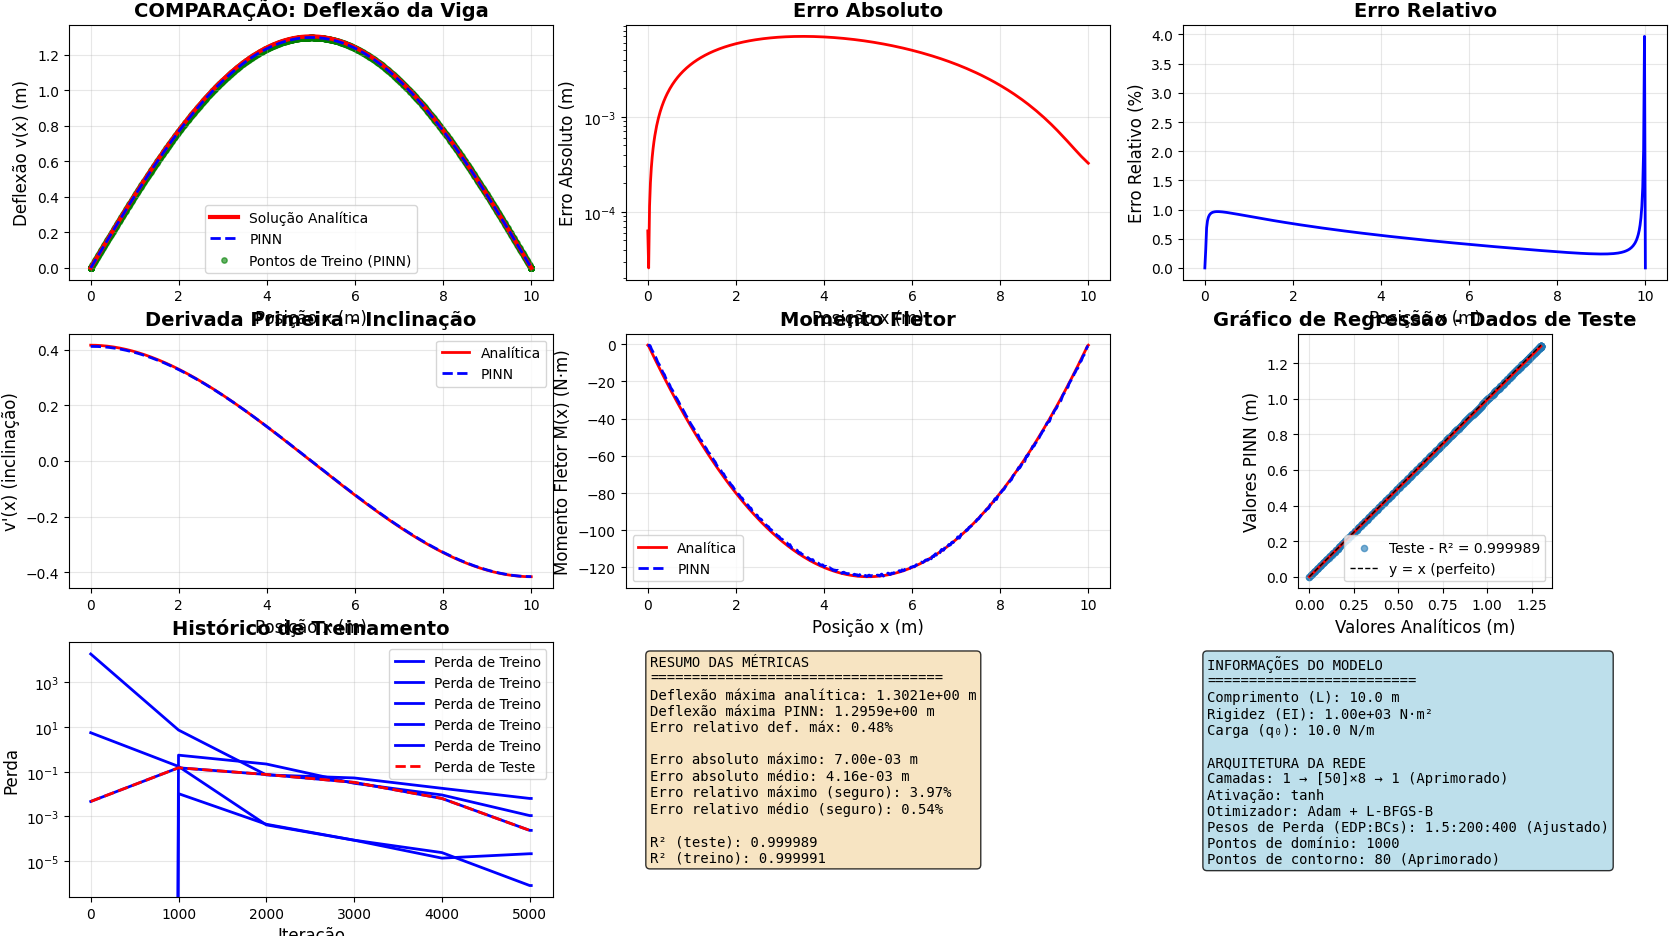

Here is the Python script that generated this plot:
import deepxde as dde
import numpy as np
import matplotlib.pyplot as plt
from scipy import stats
from matplotlib.gridspec import GridSpec
import time
import os

# Configurações para melhor performance e estabilidade
np.seterr(divide='ignore', invalid='ignore')
dde.config.set_random_seed(42) # Para reproducibilidade

class BeamPINN:
    """ Classe otimizada para resolver o Caso 1: Viga biapoiada com propriedades constantes.
    Incorpora a lógica de treino e aprimoramento discutida."""
    
    def __init__(self, L=10.0, E0_I0=1000.0, q0=10.0):
        """Inicializa os parâmetros da viga com base nos valores fornecidos."""
        self.L = L
        # Usamos E0_I0 para representar o EI (Rigidez à Flexão)
        self.EI = E0_I0 
        self.q0 = q0
        self.start_time = None
        
    def _print_step(self, message):
        """Função auxiliar para imprimir mensagens com timestamp"""
        if self.start_time is None:
            self.start_time = time.time()
        elapsed = time.time() - self.start_time
        print(f"[{elapsed:7.1f}s] {message}")
        
    def analytical_solution(self, x):
        """
        Solução analítica para deflexão de viga biapoiada com carga uniforme.
        """
        X = x[:, 0] if len(x.shape) > 1 else x
        return (self.q0 * X / (24 * self.EI)) * (self.L**3 - 2 * self.L * X**2 + X**3)
    
    def pde(self, x, v):
        """
        Equação governante (Resíduo da EDO): EI * d⁴v/dx⁴ - q0 = 0
        """
        dv_xx = dde.grad.hessian(v, x, i=0, j=0)
        dv_xxxx = dde.grad.hessian(dv_xx, x, i=0, j=0)
        return self.EI * dv_xxxx - self.q0
    
    def setup_problem(self):
        """Configura a geometria, Condições de Contorno (BCs) e o objeto de dados do DeepXDE."""
        self._print_step("Configurando problema PDE...")
        
        geom = dde.geometry.Interval(0, self.L)
        
        def boundary_left(x, on_boundary):
            return on_boundary and np.isclose(x[0], 0)
        
        def boundary_right(x, on_boundary):
            return on_boundary and np.isclose(x[0], self.L)
        
        # 1. Condições de Contorno de Deflexão (v = 0)
        bc_v_0 = dde.icbc.DirichletBC(geom, lambda x: 0, boundary_left)
        bc_v_L = dde.icbc.DirichletBC(geom, lambda x: 0, boundary_right)
        
        # 2. Condições de Contorno de Momento Fletor (v'' = 0) - Implementação via OperatorBC
        def moment_zero_bc(x, y, X):
            return dde.grad.hessian(y, x, i=0, j=0)
        
        bc_M_0 = dde.icbc.OperatorBC(geom, moment_zero_bc, boundary_left)
        bc_M_L = dde.icbc.OperatorBC(geom, moment_zero_bc, boundary_right)
        
        # Usamos os parâmetros de amostragem da sua seção 4, mas com BCs aumentados
        data = dde.data.PDE(
            geom,
            self.pde,
            [bc_v_0, bc_v_L, bc_M_0, bc_M_L], 
            num_domain=1000, 
            num_boundary=80, # Aprimoramento: Aumentado para melhor BC de 2ª ordem
            num_test=1000
        )
        
        return data
    
    def train_model_optimized(self, num_adam_iterations=5000, num_lbfgs_iterations=5000):
        """Treina o modelo PINN com estratégia otimizada (Adam + L-BFGS-B)."""
        self._print_step("Iniciando treinamento da PINN...")
        
        data = self.setup_problem()
        
        # Arquitetura mais profunda para EDO de 4ª ordem (Aprimoramento)
        layer_size = [1] + [50] * 8 + [1] 
        net = dde.nn.FNN(layer_size, "tanh", "Glorot normal")
        model = dde.Model(data, net)
        
        # Pesos de perda ajustados [EDP, v(0), v(L), v''(0), v''(L)]
        # Usamos seus pesos iniciais e aumentamos a PDE e BCs de Momento
        loss_weights = [1.5, 200, 200, 400, 400] 
        
        # --- FASE 1: Otimizador ADAM ---
        self._print_step(f"FASE 1: Otimizador ADAM ({num_adam_iterations} iterações)")
        model.compile("adam", lr=1e-3, loss_weights=loss_weights)
        losshistory, train_state = model.train(
            iterations=num_adam_iterations, 
            display_every=1000
        )
        
        # --- FASE 2: Otimizador L-BFGS-B ---
        self._print_step(f"FASE 2: Otimizador L-BFGS-B ({num_lbfgs_iterations} max iter)")
        model.compile("L-BFGS-B", loss_weights=loss_weights)
        
        dde.optimizers.set_LBFGS_options(
            maxcor=100, 
            ftol=1.0e-12, # Relaxado em relação ao seu 1.0e-35 para estabilidade
            gtol=1.0e-08, # Relaxado em relação ao seu 1.0e-35 para estabilidade
            maxiter=num_lbfgs_iterations
        )
        
        try:
            losshistory, train_state = model.train()
            self._print_step("L-BFGS-B convergiu com sucesso.")
        except Exception as e:
            self._print_step(f"L-BFGS-B parou: {str(e)[:100]}...")
            
        return model, losshistory
    
    def safe_gradient(self, y, x):
        """Calcula derivada numérica de forma segura usando numpy.gradient."""
        try:
            if len(y) < 3:
                return np.zeros_like(y)
            y_flat = y.flatten() if len(y.shape) > 1 else y
            x_flat = x.flatten() if len(x.shape) > 1 else x
            return np.gradient(y_flat, x_flat)
        except Exception:
            return np.zeros_like(y.flatten() if len(y.shape) > 1 else y)
    
    def evaluate_solution_comprehensive(self, model, num_points=500):
        """Avaliação completa da solução PINN vs analítica."""
        self._print_step("Avaliando soluções...")
        
        X_test = np.linspace(0, self.L, num_points).reshape(-1, 1)
        v_pred = model.predict(X_test)
        v_true = self.analytical_solution(X_test).reshape(-1, 1) 
        
        v_pred_flat = v_pred.flatten()
        v_true_flat = v_true.flatten()
        
        # Cálculo de Erros
        absolute_error = np.abs(v_pred_flat - v_true_flat)
        
        # Cálculo de Erro Relativo (seguro)
        relative_error = np.zeros_like(absolute_error)
        mask = np.abs(v_true_flat) > 1e-12
        relative_error[mask] = (absolute_error[mask] / np.abs(v_true_flat[mask])) * 100
        
        # Cálculo de Derivadas e Momento Fletor
        X_flat = X_test.flatten()
        dv_dx_pred = self.safe_gradient(v_pred_flat, X_flat)
        dv_dx_true = self.safe_gradient(v_true_flat, X_flat)
        d2v_dx2_pred = self.safe_gradient(dv_dx_pred, X_flat)
        d2v_dx2_true = self.safe_gradient(dv_dx_true, X_flat)
        M_pred = self.EI * d2v_dx2_pred
        M_true = self.EI * d2v_dx2_true
        
        # Deflexão Máxima
        X_mid = np.array([[self.L/2]])
        v_max_pred = model.predict(X_mid)[0, 0]
        v_max_true = self.analytical_solution(X_mid)[0]
        
        # Pontos de treino para métricas
        X_train = model.data.train_x_all
        v_train_pred = model.predict(X_train)
        v_train_true = self.analytical_solution(X_train).reshape(-1, 1)
        
        results = {
            'X_test': X_test, 'X_train': X_train,
            'v_pred': v_pred, 'v_true': v_true,
            'v_train_pred': v_train_pred, 'v_train_true': v_train_true,
            'v_pred_flat': v_pred_flat, 'v_true_flat': v_true_flat,
            'absolute_error': absolute_error, 'relative_error': relative_error,
            'dv_dx_pred': dv_dx_pred, 'dv_dx_true': dv_dx_true,
            'M_pred': M_pred, 'M_true': M_true,
            'v_max_pred': v_max_pred, 'v_max_true': v_max_true
        }
        return results
    
    def calculate_comprehensive_metrics(self, results):
        """Calcula métricas de desempenho abrangentes."""
        v_pred_flat = results['v_pred_flat']
        v_true_flat = results['v_true_flat']
        v_train_pred = results['v_train_pred']
        v_train_true = results['v_train_true']
        abs_error = results['absolute_error']
        rel_error = results['relative_error']
        
        # Erros
        max_abs_error = np.max(abs_error)
        mean_abs_error = np.mean(abs_error)
        
        # Erro relativo seguro
        mask_nonzero = np.abs(v_true_flat) > 1e-12
        max_rel_error_safe = np.max(rel_error[mask_nonzero]) if np.any(mask_nonzero) else 0.0
        mean_rel_error_safe = np.mean(rel_error[mask_nonzero]) if np.any(mask_nonzero) else 0.0
        
        # Erro na deflexão máxima
        max_deflection_error = np.abs(results['v_max_pred'] - results['v_max_true'])
        
        # Prevenção de divisão por zero se v_max_true for zero
        if np.isclose(results['v_max_true'], 0.0):
             max_deflection_rel_error = 0.0
        else:
            max_deflection_rel_error = (max_deflection_error / np.abs(results['v_max_true'])) * 100
        
        # Coeficientes R²
        slope_test, intercept_test, r_value_test, _, _ = stats.linregress(v_true_flat, v_pred_flat)
        r_squared_test = r_value_test ** 2
        
        slope_train, intercept_train, r_value_train, _, _ = stats.linregress(
            v_train_true.flatten(), v_train_pred.flatten()
        )
        r_squared_train = r_value_train ** 2
        
        metrics = {
            'max_abs_error': max_abs_error, 'mean_abs_error': mean_abs_error,
            'max_rel_error': max_rel_error_safe, 'mean_rel_error': mean_rel_error_safe,
            'v_max_pred': results['v_max_pred'], 'v_max_true': results['v_max_true'],
            'max_deflection_error': max_deflection_error, 
            'max_deflection_rel_error': max_deflection_rel_error,
            'r_squared_test': r_squared_test, 'r_squared_train': r_squared_train,
            'slope_test': slope_test, 'intercept_test': intercept_test
        }
        return metrics
    
    def plot_comprehensive_comparison(self, results, metrics, losshistory):
        """Cria gráficos abrangentes da comparação."""
        self._print_step("Gerando gráficos de comparação...")
        
        fig = plt.figure(figsize=(20, 15))
        gs = GridSpec(3, 3, figure=fig)
        
        # Gráfico 1: Comparação das deflexões (principal)
        ax1 = fig.add_subplot(gs[0, 0])
        ax1.plot(results['X_test'], results['v_true'], 'r-', linewidth=3, label='Solução Analítica')
        ax1.plot(results['X_test'], results['v_pred'], 'b--', linewidth=2, label='PINN')
        ax1.scatter(results['X_train'], results['v_train_pred'], color='green', alpha=0.6, s=15, label='Pontos de Treino (PINN)')
        ax1.set_xlabel('Posição x (m)', fontsize=12)
        ax1.set_ylabel('Deflexão v(x) (m)', fontsize=12)
        ax1.set_title('COMPARAÇÃO: Deflexão da Viga', fontsize=14, fontweight='bold')
        ax1.legend(fontsize=10)
        ax1.grid(True, alpha=0.3)
        
        # Gráfico 2: Erro absoluto
        ax2 = fig.add_subplot(gs[0, 1])
        ax2.plot(results['X_test'], results['absolute_error'], 'r-', linewidth=2)
        ax2.set_xlabel('Posição x (m)', fontsize=12)
        ax2.set_ylabel('Erro Absoluto (m)', fontsize=12)
        ax2.set_title('Erro Absoluto', fontsize=14, fontweight='bold')
        ax2.grid(True, alpha=0.3)
        if np.max(results['absolute_error']) > 1e-10:
             ax2.set_yscale('log')
        
        # Gráfico 3: Erro relativo
        ax3 = fig.add_subplot(gs[0, 2])
        relative_error_plot = np.clip(results['relative_error'], 0, 100)
        ax3.plot(results['X_test'], relative_error_plot, 'b-', linewidth=2)
        ax3.set_xlabel('Posição x (m)', fontsize=12)
        ax3.set_ylabel('Erro Relativo (%)', fontsize=12)
        ax3.set_title('Erro Relativo', fontsize=14, fontweight='bold')
        ax3.grid(True, alpha=0.3)
        
        # Gráfico 4: Derivadas (inclinação)
        ax4 = fig.add_subplot(gs[1, 0])
        ax4.plot(results['X_test'], results['dv_dx_true'], 'r-', linewidth=2, label='Analítica')
        ax4.plot(results['X_test'], results['dv_dx_pred'], 'b--', linewidth=2, label='PINN')
        ax4.set_xlabel('Posição x (m)', fontsize=12)
        ax4.set_ylabel("v'(x) (inclinação)", fontsize=12)
        ax4.set_title('Derivada Primeira - Inclinação', fontsize=14, fontweight='bold')
        ax4.legend()
        ax4.grid(True, alpha=0.3)
        
        # Gráfico 5: Momento fletor
        ax5 = fig.add_subplot(gs[1, 1])
        ax5.plot(results['X_test'], results['M_true'], 'r-', linewidth=2, label='Analítica')
        ax5.plot(results['X_test'], results['M_pred'], 'b--', linewidth=2, label='PINN')
        ax5.set_xlabel('Posição x (m)', fontsize=12)
        ax5.set_ylabel('Momento Fletor M(x) (N·m)', fontsize=12)
        ax5.set_title('Momento Fletor', fontsize=14, fontweight='bold')
        ax5.legend()
        ax5.grid(True, alpha=0.3)
        
        # Gráfico 6: Gráfico de regressão (teste)
        ax6 = fig.add_subplot(gs[1, 2])
        min_val = min(results['v_true_flat'].min(), results['v_pred_flat'].min())
        max_val = max(results['v_true_flat'].max(), results['v_pred_flat'].max())
        perfect_line = np.linspace(min_val, max_val, 100)
        regression_line = metrics['slope_test'] * perfect_line + metrics['intercept_test']
        ax6.scatter(results['v_true_flat'], results['v_pred_flat'], alpha=0.6, s=20, label=f'Teste - R² = {metrics["r_squared_test"]:.6f}')
        ax6.plot(perfect_line, regression_line, 'r-', linewidth=2)
        ax6.plot(perfect_line, perfect_line, 'k--', linewidth=1, label='y = x (perfeito)')
        ax6.set_xlabel('Valores Analíticos (m)', fontsize=12)
        ax6.set_ylabel('Valores PINN (m)', fontsize=12)
        ax6.set_title('Gráfico de Regressão - Dados de Teste', fontsize=14, fontweight='bold')
        ax6.legend()
        ax6.grid(True, alpha=0.3)
        ax6.set_aspect('equal')
        
        # Gráfico 7: Histórico de perda
        ax7 = fig.add_subplot(gs[2, 0])
        if hasattr(losshistory, 'steps') and losshistory.steps:
            # Perda de Treinamento
            ax7.semilogy(losshistory.steps, losshistory.loss_train, 'b-', linewidth=2, label='Perda de Treino')
            
            # Perda de Teste 
            if hasattr(losshistory, 'loss_test') and losshistory.loss_test and len(losshistory.loss_test[-1]) > 0:
                loss_test_total = np.array(losshistory.loss_test).T[-1]
                num_test_points = len(loss_test_total)
                
                if len(losshistory.steps) >= num_test_points:
                    adam_steps = losshistory.steps[:num_test_points - 1]
                    final_step = [losshistory.steps[-1]]
                    steps_combined = adam_steps + final_step
                    loss_combined = loss_test_total
                    
                    if len(steps_combined) == len(loss_combined):
                        ax7.semilogy(steps_combined, loss_combined, 'r--', linewidth=2, label='Perda de Teste')
                            
            ax7.set_xlabel('Iteração', fontsize=12)
            ax7.set_ylabel('Perda', fontsize=12)
            ax7.set_title('Histórico de Treinamento', fontsize=14, fontweight='bold')
            ax7.legend()
            ax7.grid(True, alpha=0.3)
        
        # Gráfico 8: Resumo das métricas
        ax8 = fig.add_subplot(gs[2, 1])
        ax8.axis('off')
        
        textstr = '\n'.join([
            'RESUMO DAS MÉTRICAS',
            '=' * 35,
            f'Deflexão máxima analítica: {metrics["v_max_true"]:.4e} m',
            f'Deflexão máxima PINN: {metrics["v_max_pred"]:.4e} m',
            f'Erro relativo def. máx: {metrics["max_deflection_rel_error"]:.2f}%',
            '',
            f'Erro absoluto máximo: {metrics["max_abs_error"]:.2e} m',
            f'Erro absoluto médio: {metrics["mean_abs_error"]:.2e} m',
            f'Erro relativo máximo (seguro): {metrics["max_rel_error"]:.2f}%',
            f'Erro relativo médio (seguro): {metrics["mean_rel_error"]:.2f}%',
            '',
            f'R² (teste): {metrics["r_squared_test"]:.6f}',
            f'R² (treino): {metrics["r_squared_train"]:.6f}'
        ])
        ax8.text(0.05, 0.95, textstr, transform=ax8.transAxes, fontsize=10, verticalalignment='top', 
                 bbox=dict(boxstyle='round', facecolor='wheat', alpha=0.8), fontfamily='monospace')
        
        # Gráfico 9: Informações do modelo
        ax9 = fig.add_subplot(gs[2, 2])
        ax9.axis('off')
        
        model_info = '\n'.join([
            'INFORMAÇÕES DO MODELO',
            '=' * 25,
            f'Comprimento (L): {self.L} m',
            f'Rigidez (EI): {self.EI:.2e} N·m²',
            f'Carga (q₀): {self.q0} N/m',
            '',
            'ARQUITETURA DA REDE',
            f'Camadas: 1 → [50]×8 → 1 (Aprimorado)',
            f'Ativação: tanh',
            f'Otimizador: Adam + L-BFGS-B',
            f'Pesos de Perda (EDP:BCs): 1.5:200:400 (Ajustado)',
            f'Pontos de domínio: {model.data.num_domain}',
            f'Pontos de contorno: {model.data.num_boundary} (Aprimorado)'
        ])
        ax9.text(0.05, 0.95, model_info, transform=ax9.transAxes, fontsize=10, verticalalignment='top', 
                 bbox=dict(boxstyle='round', facecolor='lightblue', alpha=0.8), fontfamily='monospace')
        
        plt.tight_layout()
        plt.show()

    def print_detailed_report(self, metrics):
        """Imprime relatório detalhado."""
        print("\n" + "="*80)
        print("RELATÓRIO DETALHADO - CASO 1: VIGA BIAPOIADA (MESCLADO E APERFEIÇOADO)")
        print("="*80)
        
        print(f"\nPARÂMETROS DA VIGA (Novos Valores):")
        print(f"   Comprimento (L): {self.L} m")
        print(f"   Rigidez à Flexão (EI): {self.EI:.2e} N·m²")
        print(f"   Carga Distribuída (q₀): {self.q0} N/m")
        
        print(f"\nDEFLEXÃO MÁXIMA (no centro L/2):")
        print(f"   Solução Analítica: {metrics['v_max_true']:.6e} m")
        print(f"   Solução PINN:      {metrics['v_max_pred']:.6e} m")
        print(f"   Erro Absoluto:     {metrics['max_deflection_error']:.2e} m")
        print(f"   Erro Relativo:     {metrics['max_deflection_rel_error']:.2f}%")
        
        print(f"\nANÁLISE DE ERRO (Domínio):")
        print(f"   Erro Absoluto Máximo:  {metrics['max_abs_error']:.2e} m")
        print(f"   Erro Absoluto Médio:   {metrics['mean_abs_error']:.2e} m")
        print(f"   Erro Relativo Máximo (seguro):  {metrics['max_rel_error']:.2f}%")
        print(f"   Erro Relativo Médio (seguro):   {metrics['mean_rel_error']:.2f}%")
        
        print(f"\nQUALIDADE DO AJUSTE:")
        print(f"   Coeficiente R² (teste):  {metrics['r_squared_test']:.6f}")
        print(f"   Coeficiente R² (treino): {metrics['r_squared_train']:.6f}")
        
        print(f"\nCLASSIFICAÇÃO DA PRECISÃO:")
        if metrics['max_deflection_rel_error'] < 1.0:
            print("   ✅ PRECISÃO EXCELENTE (Erro < 1%)")
        elif metrics['max_deflection_rel_error'] < 5.0:
            print("   ✅ PRECISÃO MUITO BOA (Erro < 5%)")
        elif metrics['max_deflection_rel_error'] < 10.0:
            print("   ⚠️  PRECISÃO BOA (Erro < 10%)")
        else:
            print("   ❌ PRECISÃO INSUFICIENTE (Erro > 10%)")
        
        print("="*80)

# ----------------------------------------------------------------------
# EXECUÇÃO PRINCIPAL
# ----------------------------------------------------------------------
if __name__ == "__main__":
    
    start_global_time = time.time()
    
    print("=" * 80)
    print("ANÁLISE PINN - VIGA BIAPOIADA (CASO 1) - CÓDIGO MESCLADO")
    print("=" * 80)
    
    # Parâmetros fornecidos pelo usuário para a mesclagem
    L_USER = 1.0 
    EI_USER = 1000.0 
    Q0_USER = 10.0 
    
    beam = BeamPINN(
        L=L_USER, 
        E0_I0=EI_USER, 
        q0=Q0_USER
    )
    
    try:
        # 1. Treinamento (usando 5000 Adam + 5000 L-BFGS-B, conforme sua sugestão)
        model, losshistory = beam.train_model_optimized(
            num_adam_iterations=5000, 
            num_lbfgs_iterations=5000
        ) 
        
        # 2. Avaliação
        results = beam.evaluate_solution_comprehensive(model)
        metrics = beam.calculate_comprehensive_metrics(results)
        
        # 3. Visualização
        # Isso irá gerar a visualização completa de 9 gráficos
        beam.plot_comprehensive_comparison(results, metrics, losshistory)
        
        # 4. Relatório Final
        beam.print_detailed_report(metrics)
        
        total_elapsed_time = time.time() - start_global_time
        print(f"\n🎯 ANÁLISE CONCLUÍDA! (Tempo total: {total_elapsed_time:.2f} segundos)")
        
    except Exception as e:
        print(f"\n❌ ERRO FATAL DURANTE A EXECUÇÃO: {e}")
        import traceback
        traceback.print_exc()
    
    print("=" * 80)
